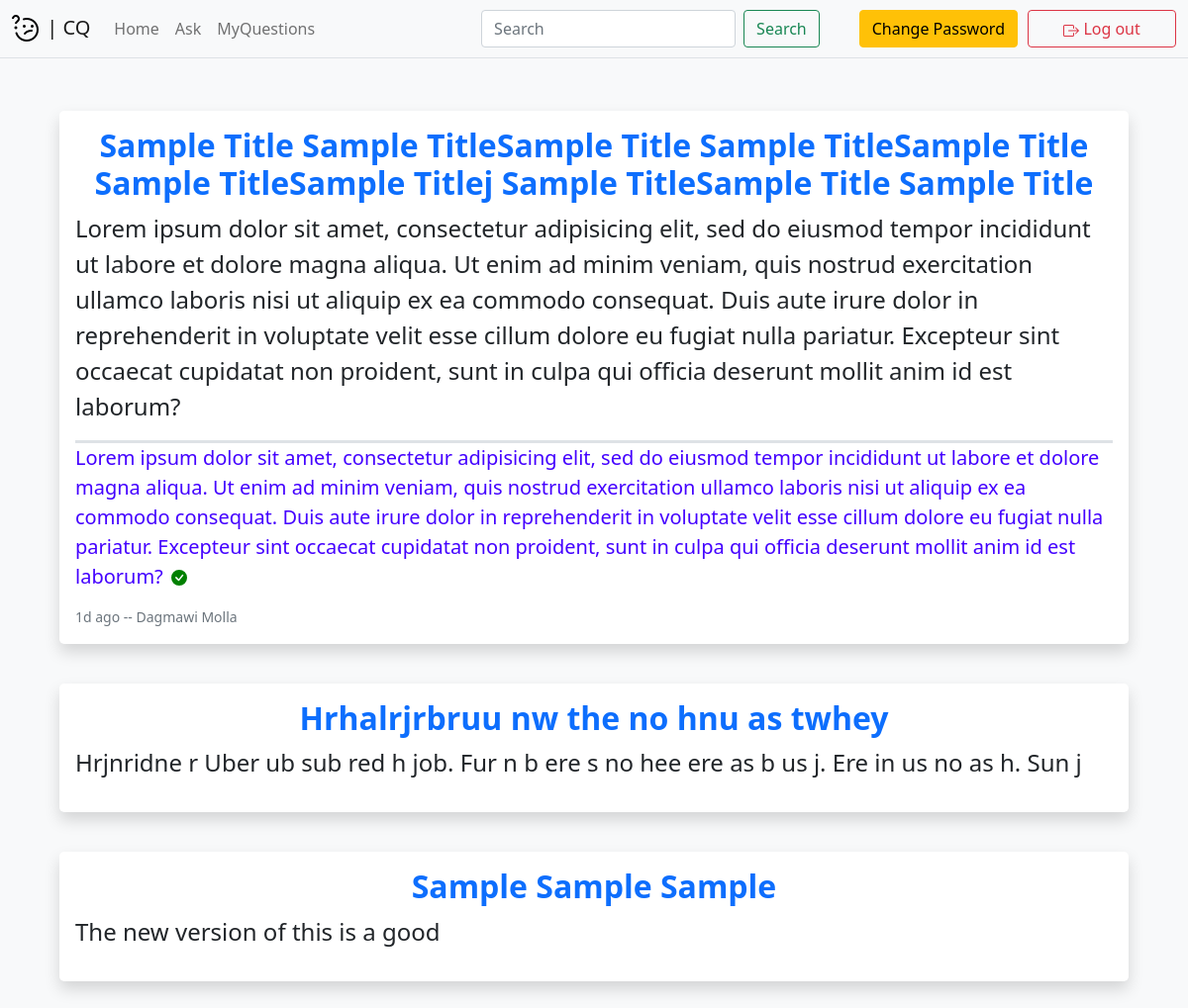
The app's page /myquestions (signed in), older data.
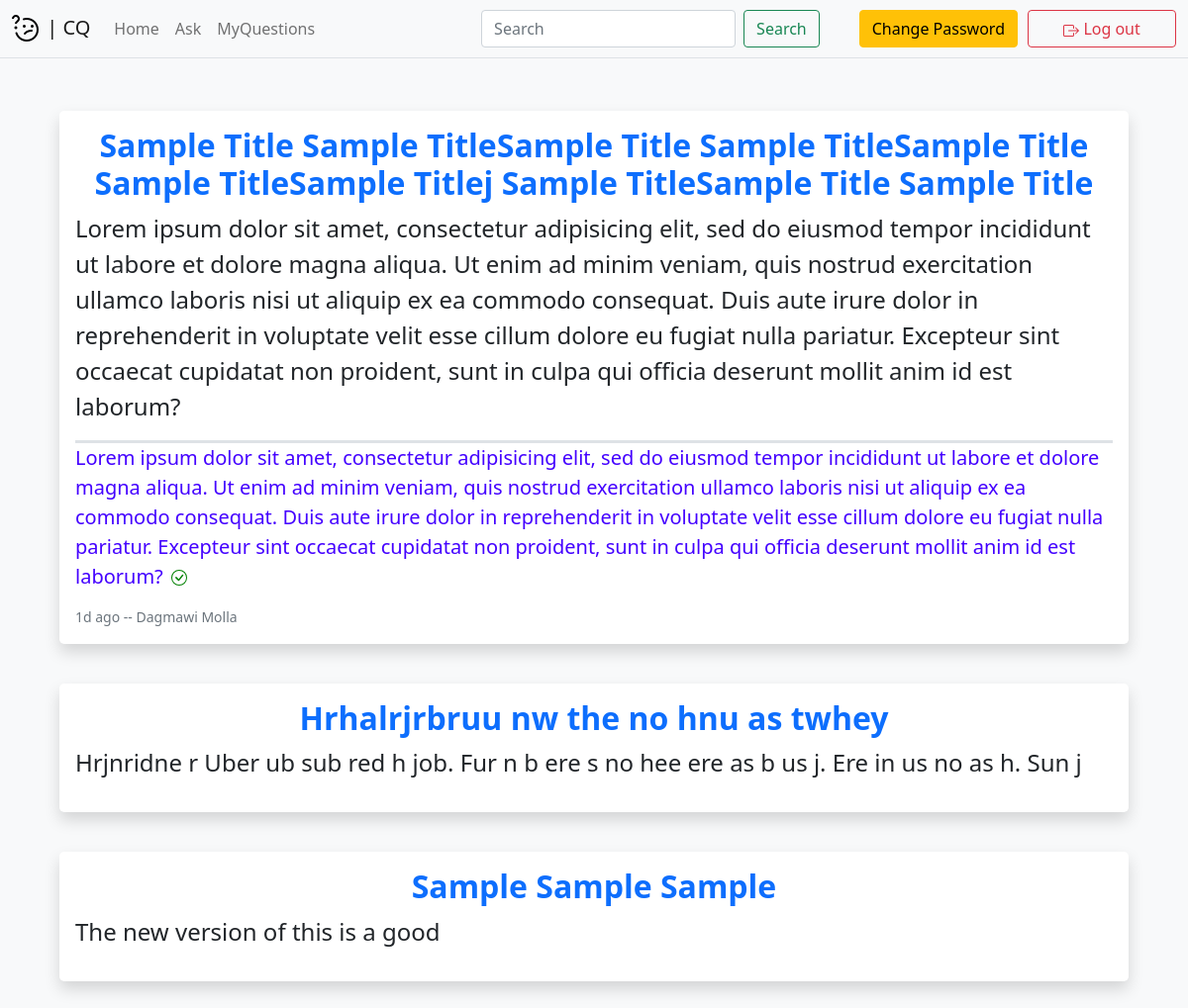
The same page, newer data.
### myproject/models.py (models this page shows, shortened)
class Question(db.Model):
    __tablename__ = 'questions'
    id = db.Column(db.Integer, primary_key=True)
    question = db.Column(db.Text)
    title = db.Column(db.Text)
    asked_by = db.Column(db.Integer)
    answered_by = db.Column(db.Integer)
    answer = db.Column(db.Text)
    time_asked = db.Column(db.DateTime)
    time_answered = db.Column(db.DateTime)
    resolved = db.Column(db.Boolean)

class User(db.Model, UserMixin):
    __tablename__ = 'users'
    id = db.Column(db.Integer, primary_key=True)
    fname = db.Column(db.Text)
    lname = db.Column(db.Text)
    email = db.Column(db.Text, unique=True)
    password = db.Column(db.Text)
    role = db.Column(db.Text)
    @staticmethod
    def name(id):
        user = User.query.get(id)
        return f"{user.fname} {user.lname}"

### app.py (the view, shortened to what this page needs)
@app.route('/myquestions', methods=['GET', 'POST'])
@login_required
def myquestions():
    myquestions = Question.query.filter_by(asked_by=current_user.id)
    return render_template('myquestions.html', myquestions=myquestions, User=User, delta=delta)

### app.py (called while the page is built, shortened)
def delta(date):
    diff = datetime.now() - date
    if diff.days:
        if diff.days < 31:
            return f"{diff.days}d ago"
        else:
            return f"{diff.days//30}m ago"

### myproject/models.py (called while the page is built)
@login_manager.user_loader
def load_user(user_id):
    return User.query.get(user_id)

### myproject/templates/myquestions.html (shortened to what this page needs)
{% extends "base.html" %}
{% block content %}
{% for question in myquestions %}
    <div class="shadow bg-white p-3 mb-0 rounded-3" style="margin-top: 40px;">
        <div class="container-fluid" style="padding: 0px;">
            <h3 class="title fw-bold text-break text-center">
                <a href="{{ url_for('edit', id=question.id) }}" class="text-decoration-none">{{ question.title }}</a>
            </h3>
            <p class="question text-break text-justify">{{ question.question }}</p>
            {% if question.answer %}
                <div class="answer border-top border-3  text-break text-justify">{{ question.answer }}
                    <form method="POST" style="display: inline;">
                        {% if question.resolved %}
                            <button class="resolve" type="submit" name="unresolve" value="{{ question.id }}">
                            </button>
                        {% else %}
                            <button class="resolve" type="submit" name="resolve" value="{{ question.id }}">
                            </button>
                        {% endif %}
                    </form>
                </div>
                <small class="text-muted">{{ delta(question.time_answered) }} -- {{ User.name(question.answered_by) }}</small>
            {% endif %}
        </div>
    </div>
{% endfor %}
{% endblock %}

Row changes from the older to the newer data that the page shows:
changed Question "1d ago": resolved True → False (drawn)
